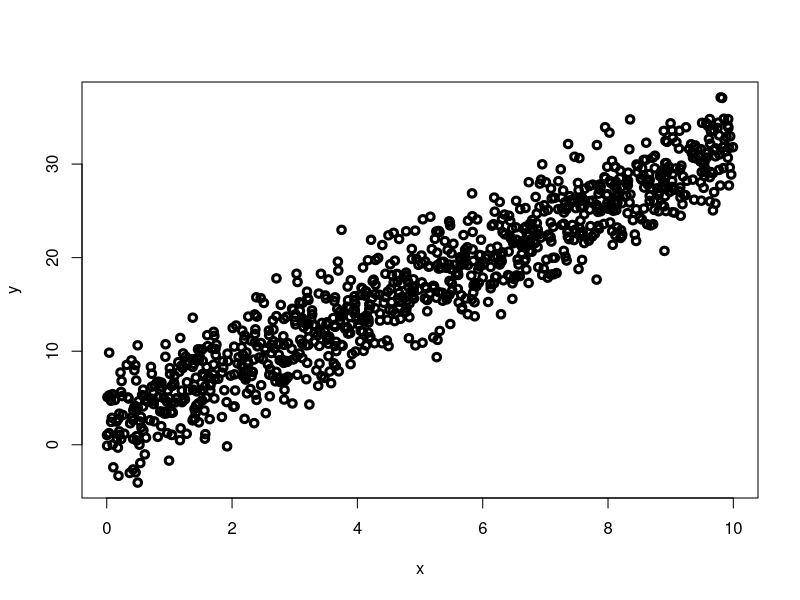
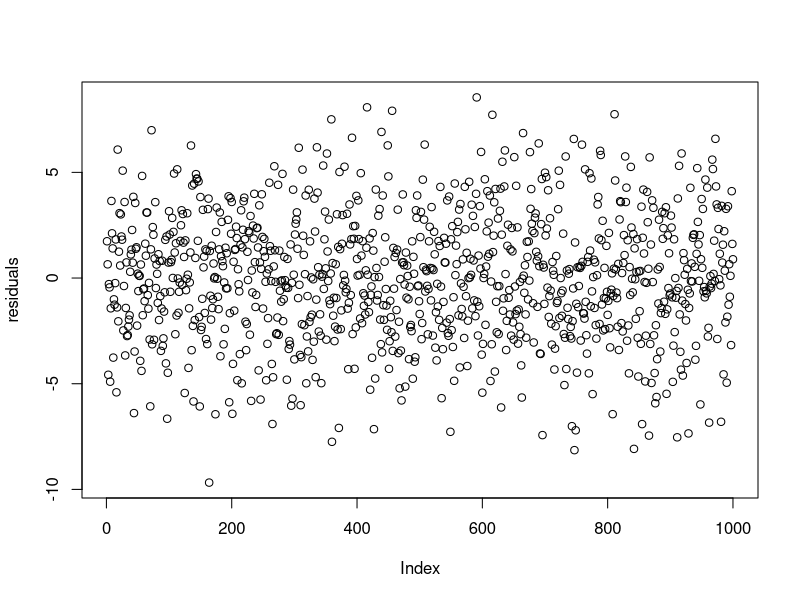
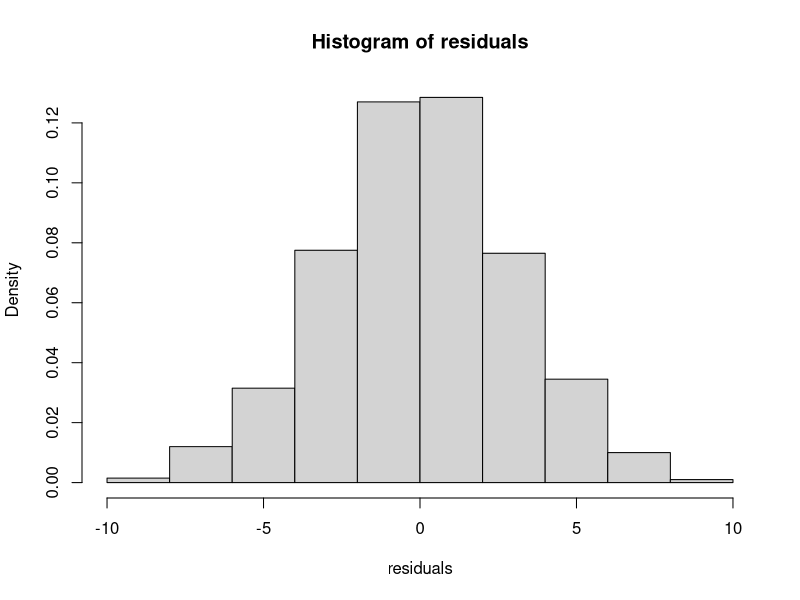

R code for these plots, in order:
# Chapt. 6: Multiple Linear Regression Simulation
### E(y) = 2 + 3x, so y = 2 + 3x + epsilon

n <- 1000
set.seed(123)
x <- runif(n, 0, 10)
set.seed(123)
y <- 2 + 3 * x + rnorm(n, 0, 3)

plot(x, y, lwd = 3)

data <- data.frame(x, y)
head(data)
model <- lm(y ~ x, data)
summary(model)
anova(model)

model$residuals
beta <- as.matrix(model$coefficients)
beta

############################################
############################################

n <- 1000
set.seed(123)
x1 <- runif(n, 0, 10)
set.seed(1234)
x2 <- runif(n, 0, 10)
set.seed(123)
y <- 2 + (7 * x1) + (4 * x2) + rnorm(n, 0, 3)

data <- data.frame(x1, x2, y)
head(data)
model <- lm(y ~ ., data)
summary(model)
anova(model)
y_hat <- predict(model)
residuals <- y_hat - y
head(residuals)
plot(residuals)
hist(residuals, probability = TRUE)
sd(residuals)


TSS <- sum((y - mean(y))^2)
TSS
SSR <- sum((y_hat - mean(y_hat))^2)
SSR
SSR / TSS
SSE <- sum(residuals^2)
SSE
SSE2 <- TSS - SSR

SSE - SSE2

k <- 2
df1 <- k
df2 <- n - k - 1
f_statistic <- (SSR / df1) / (SSE / df2)
f_statistic

p_value <- 1 - pf(f_statistic, df1, df2)
p_value

m1 <- mean(x1)
m2 <- mean(x2)
df2 <- data.frame(m1, m2)
predict(model, df2)

model$residuals
beta <- as.matrix(model$coefficients)
beta